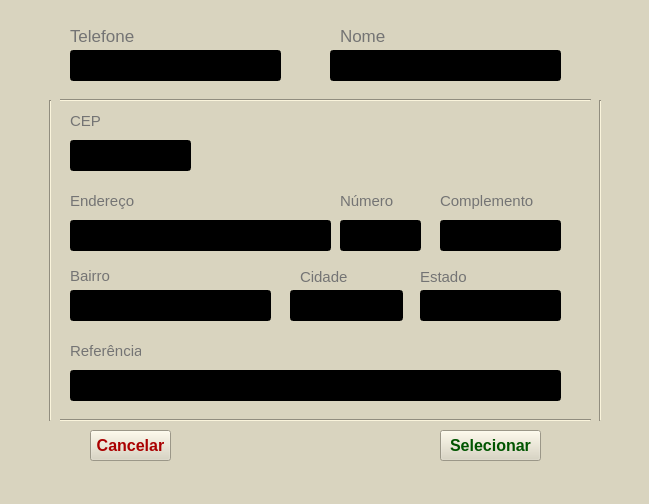
<?xml version="1.0" encoding="UTF-8"?>
<ui version="4.0">
 <class>MainWindow</class>
 <widget class="QMainWindow" name="MainWindow">
  <property name="geometry">
   <rect>
    <x>0</x>
    <y>0</y>
    <width>649</width>
    <height>504</height>
   </rect>
  </property>
  <property name="font">
   <font>
    <pointsize>11</pointsize>
   </font>
  </property>
  <property name="windowTitle">
   <string>MainWindow</string>
  </property>
  <property name="styleSheet">
   <string notr="true">background-color: rgb(217, 212, 191);</string>
  </property>
  <widget class="QWidget" name="centralwidget">
   <widget class="QLabel" name="label">
    <property name="geometry">
     <rect>
      <x>70</x>
      <y>20</y>
      <width>91</width>
      <height>31</height>
     </rect>
    </property>
    <property name="font">
     <font>
      <pointsize>13</pointsize>
      <weight>50</weight>
      <bold>false</bold>
     </font>
    </property>
    <property name="styleSheet">
     <string notr="true">color: rgb(116, 116, 116);</string>
    </property>
    <property name="text">
     <string>Telefone</string>
    </property>
   </widget>
   <widget class="QLabel" name="label_2">
    <property name="geometry">
     <rect>
      <x>340</x>
      <y>20</y>
      <width>71</width>
      <height>31</height>
     </rect>
    </property>
    <property name="font">
     <font>
      <pointsize>13</pointsize>
      <weight>50</weight>
      <bold>false</bold>
     </font>
    </property>
    <property name="styleSheet">
     <string notr="true">color: rgb(116, 116, 116);</string>
    </property>
    <property name="text">
     <string>Nome</string>
    </property>
   </widget>
   <widget class="QLabel" name="label_3">
    <property name="geometry">
     <rect>
      <x>70</x>
      <y>110</y>
      <width>101</width>
      <height>21</height>
     </rect>
    </property>
    <property name="font">
     <font>
      <family>Arial</family>
      <pointsize>11</pointsize>
      <weight>50</weight>
      <bold>false</bold>
     </font>
    </property>
    <property name="styleSheet">
     <string notr="true">color: rgb(116, 116, 116);</string>
    </property>
    <property name="text">
     <string>CEP</string>
    </property>
   </widget>
   <widget class="QLabel" name="label_4">
    <property name="geometry">
     <rect>
      <x>340</x>
      <y>190</y>
      <width>71</width>
      <height>21</height>
     </rect>
    </property>
    <property name="font">
     <font>
      <pointsize>11</pointsize>
      <weight>50</weight>
      <bold>false</bold>
     </font>
    </property>
    <property name="styleSheet">
     <string notr="true">color: rgb(116, 116, 116);</string>
    </property>
    <property name="text">
     <string>Número</string>
    </property>
   </widget>
   <widget class="QLabel" name="label_5">
    <property name="geometry">
     <rect>
      <x>440</x>
      <y>180</y>
      <width>101</width>
      <height>41</height>
     </rect>
    </property>
    <property name="font">
     <font>
      <pointsize>11</pointsize>
      <weight>50</weight>
      <bold>false</bold>
     </font>
    </property>
    <property name="styleSheet">
     <string notr="true">color: rgb(116, 116, 116);</string>
    </property>
    <property name="text">
     <string>Complemento</string>
    </property>
   </widget>
   <widget class="QLabel" name="label_7">
    <property name="geometry">
     <rect>
      <x>70</x>
      <y>260</y>
      <width>81</width>
      <height>31</height>
     </rect>
    </property>
    <property name="font">
     <font>
      <pointsize>11</pointsize>
      <weight>50</weight>
      <bold>false</bold>
     </font>
    </property>
    <property name="styleSheet">
     <string notr="true">color: rgb(116, 116, 116);</string>
    </property>
    <property name="text">
     <string>Bairro</string>
    </property>
   </widget>
   <widget class="QLineEdit" name="lineEdit">
    <property name="geometry">
     <rect>
      <x>70</x>
      <y>50</y>
      <width>211</width>
      <height>31</height>
     </rect>
    </property>
    <property name="font">
     <font>
      <family>Arial</family>
      <pointsize>12</pointsize>
     </font>
    </property>
    <property name="styleSheet">
     <string notr="true">background-color: rgb(0, 0, 0);
color: rgb(239, 239, 239);</string>
    </property>
    <property name="text">
     <string/>
    </property>
   </widget>
   <widget class="QLineEdit" name="lineEdit_2">
    <property name="geometry">
     <rect>
      <x>330</x>
      <y>50</y>
      <width>231</width>
      <height>31</height>
     </rect>
    </property>
    <property name="font">
     <font>
      <family>Arial</family>
      <pointsize>13</pointsize>
      <weight>50</weight>
      <bold>false</bold>
     </font>
    </property>
    <property name="styleSheet">
     <string notr="true">background-color: rgb(0, 0, 0);
color: rgb(239, 239, 239);</string>
    </property>
    <property name="text">
     <string/>
    </property>
   </widget>
   <widget class="QLineEdit" name="lineEdit_3">
    <property name="geometry">
     <rect>
      <x>70</x>
      <y>140</y>
      <width>121</width>
      <height>31</height>
     </rect>
    </property>
    <property name="font">
     <font>
      <family>Arial</family>
      <pointsize>13</pointsize>
      <weight>50</weight>
      <bold>false</bold>
     </font>
    </property>
    <property name="styleSheet">
     <string notr="true">background-color: rgb(0, 0, 0);
color: rgb(239, 239, 239);</string>
    </property>
    <property name="text">
     <string/>
    </property>
   </widget>
   <widget class="QLineEdit" name="lineEdit_4">
    <property name="geometry">
     <rect>
      <x>70</x>
      <y>220</y>
      <width>261</width>
      <height>31</height>
     </rect>
    </property>
    <property name="font">
     <font>
      <family>Arial</family>
      <pointsize>13</pointsize>
      <weight>50</weight>
      <bold>false</bold>
     </font>
    </property>
    <property name="styleSheet">
     <string notr="true">background-color: rgb(0, 0, 0);
color: rgb(239, 239, 239);</string>
    </property>
    <property name="text">
     <string/>
    </property>
   </widget>
   <widget class="QLineEdit" name="lineEdit_5">
    <property name="geometry">
     <rect>
      <x>340</x>
      <y>220</y>
      <width>81</width>
      <height>31</height>
     </rect>
    </property>
    <property name="font">
     <font>
      <family>Arial</family>
      <pointsize>13</pointsize>
     </font>
    </property>
    <property name="styleSheet">
     <string notr="true">background-color: rgb(0, 0, 0);
color: rgb(239, 239, 239);</string>
    </property>
   </widget>
   <widget class="QLineEdit" name="lineEdit_6">
    <property name="geometry">
     <rect>
      <x>440</x>
      <y>220</y>
      <width>121</width>
      <height>31</height>
     </rect>
    </property>
    <property name="font">
     <font>
      <family>Arial</family>
      <pointsize>13</pointsize>
     </font>
    </property>
    <property name="styleSheet">
     <string notr="true">background-color: rgb(0, 0, 0);
color: rgb(239, 239, 239);</string>
    </property>
   </widget>
   <widget class="QLineEdit" name="lineEdit_7">
    <property name="geometry">
     <rect>
      <x>70</x>
      <y>290</y>
      <width>201</width>
      <height>31</height>
     </rect>
    </property>
    <property name="font">
     <font>
      <family>Arial</family>
      <pointsize>13</pointsize>
     </font>
    </property>
    <property name="styleSheet">
     <string notr="true">background-color: rgb(0, 0, 0);
color: rgb(239, 239, 239);</string>
    </property>
   </widget>
   <widget class="QLineEdit" name="lineEdit_8">
    <property name="geometry">
     <rect>
      <x>290</x>
      <y>290</y>
      <width>113</width>
      <height>31</height>
     </rect>
    </property>
    <property name="font">
     <font>
      <family>Arial</family>
      <pointsize>12</pointsize>
     </font>
    </property>
    <property name="styleSheet">
     <string notr="true">background-color: rgb(0, 0, 0);
color: rgb(239, 239, 239);</string>
    </property>
   </widget>
   <widget class="QLineEdit" name="lineEdit_9">
    <property name="geometry">
     <rect>
      <x>420</x>
      <y>290</y>
      <width>141</width>
      <height>31</height>
     </rect>
    </property>
    <property name="font">
     <font>
      <family>Arial</family>
      <pointsize>13</pointsize>
     </font>
    </property>
    <property name="styleSheet">
     <string notr="true">background-color: rgb(0, 0, 0);
color: rgb(239, 239, 239);</string>
    </property>
   </widget>
   <widget class="QLineEdit" name="lineEdit_10">
    <property name="geometry">
     <rect>
      <x>70</x>
      <y>370</y>
      <width>491</width>
      <height>31</height>
     </rect>
    </property>
    <property name="font">
     <font>
      <family>Arial</family>
      <pointsize>13</pointsize>
     </font>
    </property>
    <property name="styleSheet">
     <string notr="true">background-color: rgb(0, 0, 0);
color: rgb(239, 239, 239);</string>
    </property>
   </widget>
   <widget class="QPushButton" name="pushButton">
    <property name="geometry">
     <rect>
      <x>440</x>
      <y>430</y>
      <width>101</width>
      <height>31</height>
     </rect>
    </property>
    <property name="font">
     <font>
      <pointsize>12</pointsize>
      <weight>75</weight>
      <bold>true</bold>
     </font>
    </property>
    <property name="styleSheet">
     <string notr="true">color: rgb(0, 85, 0);</string>
    </property>
    <property name="text">
     <string>Selecionar</string>
    </property>
   </widget>
   <widget class="QPushButton" name="pushButton_2">
    <property name="geometry">
     <rect>
      <x>90</x>
      <y>430</y>
      <width>81</width>
      <height>31</height>
     </rect>
    </property>
    <property name="font">
     <font>
      <pointsize>12</pointsize>
      <weight>75</weight>
      <bold>true</bold>
     </font>
    </property>
    <property name="styleSheet">
     <string notr="true">color: rgb(170, 0, 0);</string>
    </property>
    <property name="text">
     <string>Cancelar</string>
    </property>
   </widget>
   <widget class="QLabel" name="label_6">
    <property name="geometry">
     <rect>
      <x>70</x>
      <y>190</y>
      <width>101</width>
      <height>21</height>
     </rect>
    </property>
    <property name="font">
     <font>
      <pointsize>11</pointsize>
     </font>
    </property>
    <property name="styleSheet">
     <string notr="true">color: rgb(116, 116, 116);</string>
    </property>
    <property name="text">
     <string>Endereço</string>
    </property>
   </widget>
   <widget class="QLabel" name="label_8">
    <property name="geometry">
     <rect>
      <x>300</x>
      <y>270</y>
      <width>47</width>
      <height>13</height>
     </rect>
    </property>
    <property name="font">
     <font>
      <pointsize>11</pointsize>
     </font>
    </property>
    <property name="styleSheet">
     <string notr="true">color: rgb(116, 116, 116);</string>
    </property>
    <property name="text">
     <string>Cidade</string>
    </property>
   </widget>
   <widget class="QLabel" name="label_9">
    <property name="geometry">
     <rect>
      <x>420</x>
      <y>270</y>
      <width>47</width>
      <height>13</height>
     </rect>
    </property>
    <property name="font">
     <font>
      <pointsize>11</pointsize>
     </font>
    </property>
    <property name="styleSheet">
     <string notr="true">color: rgb(116, 116, 116);</string>
    </property>
    <property name="text">
     <string>Estado</string>
    </property>
   </widget>
   <widget class="QLabel" name="label_10">
    <property name="geometry">
     <rect>
      <x>70</x>
      <y>340</y>
      <width>71</width>
      <height>21</height>
     </rect>
    </property>
    <property name="font">
     <font>
      <pointsize>11</pointsize>
     </font>
    </property>
    <property name="styleSheet">
     <string notr="true">color: rgb(116, 116, 116);</string>
    </property>
    <property name="text">
     <string>Referência</string>
    </property>
   </widget>
   <widget class="Line" name="line">
    <property name="geometry">
     <rect>
      <x>40</x>
      <y>100</y>
      <width>20</width>
      <height>321</height>
     </rect>
    </property>
    <property name="orientation">
     <enum>Qt::Vertical</enum>
    </property>
   </widget>
   <widget class="Line" name="line_2">
    <property name="geometry">
     <rect>
      <x>590</x>
      <y>100</y>
      <width>20</width>
      <height>321</height>
     </rect>
    </property>
    <property name="orientation">
     <enum>Qt::Vertical</enum>
    </property>
   </widget>
   <widget class="Line" name="line_3">
    <property name="geometry">
     <rect>
      <x>60</x>
      <y>410</y>
      <width>531</width>
      <height>20</height>
     </rect>
    </property>
    <property name="orientation">
     <enum>Qt::Horizontal</enum>
    </property>
   </widget>
   <widget class="Line" name="line_4">
    <property name="geometry">
     <rect>
      <x>60</x>
      <y>90</y>
      <width>531</width>
      <height>20</height>
     </rect>
    </property>
    <property name="orientation">
     <enum>Qt::Horizontal</enum>
    </property>
   </widget>
  </widget>
  <widget class="QMenuBar" name="menubar">
   <property name="geometry">
    <rect>
     <x>0</x>
     <y>0</y>
     <width>649</width>
     <height>21</height>
    </rect>
   </property>
  </widget>
  <widget class="QStatusBar" name="statusbar"/>
 </widget>
 <resources/>
 <connections/>
</ui>
